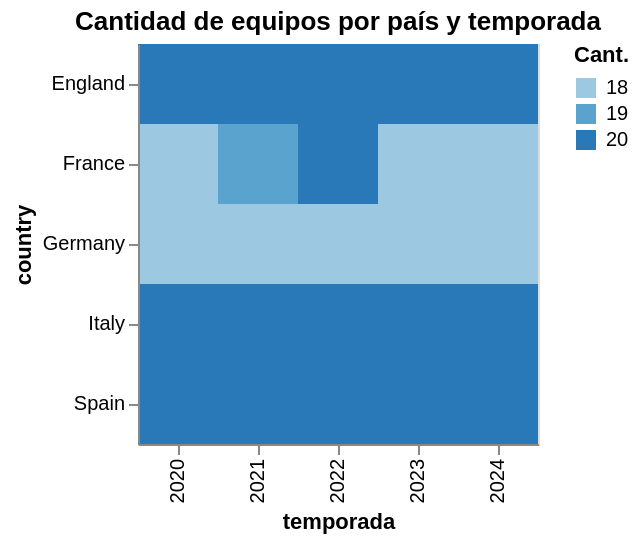

Source (notebook cell):
### Markdown cell above
Lo mismo para 'team_name' == FC Crotone, que en 2020 estaba en la Serie A y actualmente milita en la Serie C.

### Code cell
# Para confirmar esto graficaré cuantos equipos hay por temporada y liga
duckdb.register('df_jugadores_db', df_jugadores)
consulta_sql = """
SELECT
    country,
    temporada,
    COUNT(DISTINCT team_name) AS num_teams
FROM df_jugadores_db
GROUP BY country, temporada
ORDER BY country, temporada
"""
cuadro_equipos_sql = duckdb.sql(consulta_sql).df()
cuadro_equipos = cuadro_equipos_sql.pivot(index='country', columns='temporada', values='num_teams')
cuadro_equipos_reset = cuadro_equipos.reset_index()
cuadro_equipos_melt = cuadro_equipos_reset.melt(id_vars='country', var_name='temporada', value_name='equipos')
cuadro_equipos_melt['equipos'] = cuadro_equipos_melt['equipos'].astype(int)
chart = alt.Chart(cuadro_equipos_melt).mark_rect().encode(alt.X('temporada:O'),alt.Y('country:N'),alt.Color('equipos:O', title='Cant.', scale=alt.Scale(scheme='blues'))
).properties(width=200, height=200, title='Cantidad de equipos por país y temporada')
chart

### Figure 1 — Vega-Lite specification as saved in the notebook (floating-point values rounded to 4 significant figures)
{"config": {"view": {"continuousWidth": 300, "continuousHeight": 300}}, "data": {"name": "data-9ad1de4845fbc0ac12735534dc4fe51c"}, "mark": {"type": "rect"}, "encoding": {"color": {"field": "equipos", "scale": {"scheme": "blues"}, "title": "Cant.", "type": "ordinal"}, "x": {"field": "temporada", "type": "ordinal"}, "y": {"field": "country", "type": "nominal"}}, "height": 200, "title": "Cantidad de equipos por país y temporada", "width": 200, "$schema": "https://vega.github.io/schema/vega-lite/v5.20.1.json", "datasets": {"data-9ad1de4845fbc0ac12735534dc4fe51c": [{"country": "England", "temporada": 2020, "equipos": 20}, {"country": "France", "temporada": 2020, "equipos": 18}, {"country": "Germany", "temporada": 2020, "equipos": 18}, {"country": "Italy", "temporada": 2020, "equipos": 20}, {"country": "Spain", "temporada": 2020, "equipos": 20}, {"country": "England", "temporada": 2021, "equipos": 20}, {"country": "France", "temporada": 2021, "equipos": 19}, {"country": "Germany", "temporada": 2021, "equipos": 18}, {"country": "Italy", "temporada": 2021, "equipos": 20}, {"country": "Spain", "temporada": 2021, "equipos": 20}, {"country": "England", "temporada": 2022, "equipos": 20}, {"country": "France", "temporada": 2022, "equipos": 20}, {"country": "Germany", "temporada": 2022, "equipos": 18}, {"country": "Italy", "temporada": 2022, "equipos": 20}, {"country": "Spain", "temporada": 2022, "equipos": 20}, {"country": "England", "temporada": 2023, "equipos": 20}, {"country": "France", "temporada": 2023, "equipos": 18}, {"country": "Germany", "temporada": 2023, "equipos": 18}, {"country": "Italy", "temporada": 2023, "equipos": 20}, {"country": "Spain", "temporada": 2023, "equipos": 20}, {"country": "England", "temporada": 2024, "equipos": 20}, {"country": "France", "temporada": 2024, "equipos": 18}, {"country": "Germany", "temporada": 2024, "equipos": 18}, {"country": "Italy", "temporada": 2024, "equipos": 20}, {"country": "Spain", "temporada": 2024, "equipos": 20}]}}
